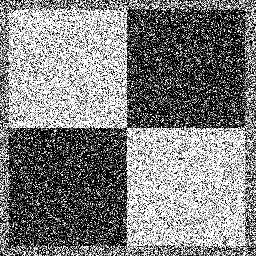
#> input picture ps1_python/input/ps1-input0-noise.png, 256 x 256 px
$ python ps1_3.py
#> lines starting #> are read from the running program, lines starting #| are printed output that depends on the picture; after the words box and inside, x2 and y2 are one past the last pixel; in counts of white or black regions, pixels touching at a corner belong together
### ps1_python/scripts/hough_lines_acc.py
import numpy as np

def hough_lines_acc(edges, theta = (-90, 90), theta_res = 1, rho_res = 1):
    height, width = edges.shape
    thetas = np.deg2rad(np.arange(theta[0], theta[1], theta_res, dtype=np.int16))
    max_rho = np.ceil(np.sqrt(height**2 + width**2))
    rhos = np.arange(-max_rho, max_rho + 1, rho_res)
    H = np.zeros((len(rhos), len(thetas)), dtype=np.uint64)
    y_idxs, x_idxs = np.nonzero(edges)

    for i in range(len(x_idxs)):
        x = x_idxs[i]
        y = y_idxs[i]
        for j in range(len(thetas)):
            rho = int(x * np.cos(thetas[j]) + y * np.sin(thetas[j]) + max_rho)
            H[rho][j] += 1

    return H, rhos, thetas


### ps1_python/scripts/hough_peaks.py
import numpy as np
from cv2 import minMaxLoc

def clip(t):
    return max(int(t), 0)

def hough_peaks(H, npeaks=1, threshold=100, nhood_size=5):
    peaks = np.zeros((npeaks, 2))
    tmp_H = np.copy(H)
    for i in range(npeaks):
        _, max_val, _, max_loc = minMaxLoc(tmp_H)
        if max_val > threshold:
            (x, y) = max_loc
            peaks[i] = (y, x)

            dist = nhood_size // 2
            tmp_H[clip(y - dist) : y + dist + 1, clip(x - dist) : x + dist + 1] = 0
        else:
            peaks = peaks[:i]
            break
    return peaks

__all__ = ['hough_peaks']

### ps1_python/scripts/hough_lines_draw.py
import cv2
import numpy as np

def hough_lines_draw(img, path, peaks, rhos, thetas):
    color_img = cv2.cvtColor(img, cv2.COLOR_GRAY2BGR)
    for peak in peaks:
        rho, theta = rhos[peak[0]], thetas[peak[1]]
        a = np.cos(theta)
        b = np.sin(theta)
        x0 = a * rho
        y0 = b * rho
        x1 = int(x0 + 1000 * (-b))
        y1 = int(y0 + 1000 * (a))
        x2 = int(x0 - 1000 * (-b))
        y2 = int(y0 - 1000 * (a))
        print(x1, y1, x2, y2)
        cv2.line(color_img, (x1, y1), (x2, y2), (0, 0, 255), 2)
    cv2.imwrite(path, color_img)

__all__ = ['hough_lines_draw']

### ps1_python/scripts/ps1_3.py
import cv2
import numpy as np
from hough_lines_acc import *
from hough_peaks import *
from hough_lines_draw import *


def run():
    img = cv2.imread('../input/ps1-input0-noise.png', cv2.IMREAD_GRAYSCALE)
#> img is the input picture: shape (256, 256); min 0, max 255, mean 127.6
    img_smoothed = cv2.GaussianBlur(img, (31, 31), 3)
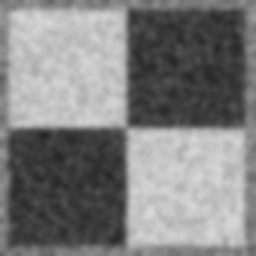
#> img_smoothed: shape (256, 256); min 36, max 219, mean 127.6
    cv2.imwrite('../output/ps1-3-a-1.png', img_smoothed)

    edges_original = cv2.Canny(img, 0, 100)
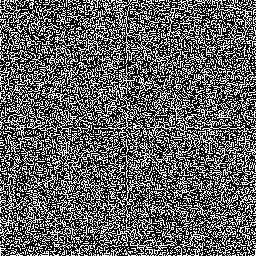
#> edges_original: shape (256, 256); 37.6% white in thin lines or dots
    cv2.imwrite('../output/ps1-3-b-1.png', edges_original)
    edges_smoothed = cv2.Canny(img_smoothed, 0, 80)
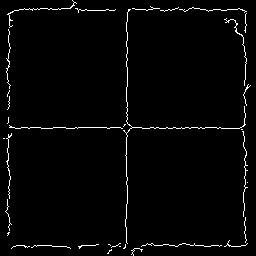
#> edges_smoothed: shape (256, 256); 2.3% white in thin lines or dots
    cv2.imwrite('../output/ps1-3-b-2.png', edges_smoothed)

    #task с - acuumulator array for hough transform
    accumulator, rhos, thetas = hough_lines_acc(edges_smoothed)
#> in hough_lines_acc, `y_idxs, x_idxs = np.nonzero(edges)`: y_idxs = 1491 values from 0 to 255; x_idxs = 1491 values, max 250 at index 524, min 3 at index 916, mean 130.8
#> the loop in hough_lines_acc, `for i in range(len(x_idxs)):` made 1491 passes
#> (x, y) on passes 1 to 3: (72, 0), (73, 1), (74, 2)
#> after the loop in hough_lines_acc, `for i in range(len(x_idxs)):`:
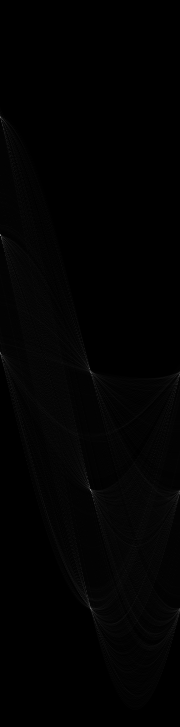
#> H: shape (727, 180) uint64; min 0, max 131, mean 2.1
#> rhos = 727 values from -363 to 363; thetas = 180 values from -1.57 to 1.55
    peaks = np.int16(hough_peaks(accumulator, 10, 85))
#> the loop in hough_peaks, `for i in range(npeaks):` made 6 passes
#> (max_val, x, y) on passes 1 to 5: (131, 0, 235), (123, 90, 489), (98, 0, 117), (97, 90, 608), (94, 0, 353)
#> (max_val, max_loc) on pass 6: (81, (90, 372))
#> after the loop in hough_peaks, `for i in range(npeaks):`:
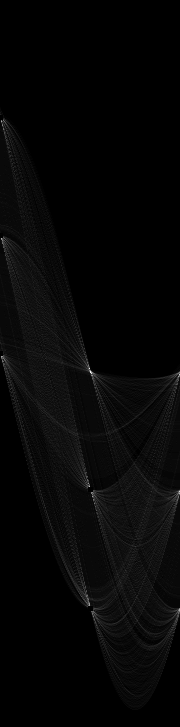
#> tmp_H: shape (727, 180) uint64; 0.07% of pixels changed, all inside (x1, y1, x2, y2) = (0, 115, 93, 611); drawn with min black and max white
#> after the loop in hough_peaks, `for i in range(npeaks):`: peaks = [[235, 0], [489, 90], [117, 0], [608, 90], [353, 0]]
    print(*peaks, sep='\n')
#| [235   0]
#| [489  90]
#| [117   0]
#| [608  90]
#| [353   0]
    H_peaks = cv2.cvtColor(np.uint8(accumulator), cv2.COLOR_GRAY2BGR)
    for peak in peaks:
        cv2.circle(H_peaks, (peak[1], peak[0]), 2, (0, 0, 255))
#> this loop made 5 passes
#> H_peaks: shape (727, 180, 3); mean B, G, R 2, 2, 2.1
    cv2.imwrite('../output/ps1-3-c-1.png', H_peaks)

    #draw lines
    hough_lines_draw(img, '../output/ps1-2-c-2.png', peaks, rhos, thetas)
#> the loop in hough_lines_draw, `for peak in peaks:` made 5 passes
#> (peak, rho, theta, a, b, x0, y0, x1) on passes 1 to 5: ([235, 0], -128, -1.57, -4.37e-08, -1, 5.6e-06, 128, 1000), ([489, 90], 126, 0, 1, 0, 126, 0, 126), ([117, 0], -246, -1.57, -4.37e-08, -1, 1.08e-05, 246, 1000), ([608, 90], 245, 0, 1, 0, 245, 0, 245), ([353, 0], -10, -1.57, -4.37e-08, -1, 4.37e-07, 10, 1000)
#| 1000 127 -999 128
#| 126 1000 126 -1000
#| 1000 245 -999 246
#| 245 1000 245 -1000
#| 1000 9 -999 10
#> after the loop in hough_lines_draw, `for peak in peaks:`:
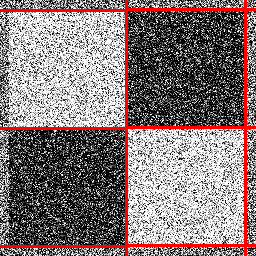
#> color_img: shape (256, 256, 3); 5.78% of pixels changed, all inside (x1, y1, x2, y2) = (0, 0, 256, 256)


if __name__ == '__main__':
    run()

$ run again, with ps1_python/input/ps1-input1.png copied over ps1_python/input/ps1-input0-noise.png
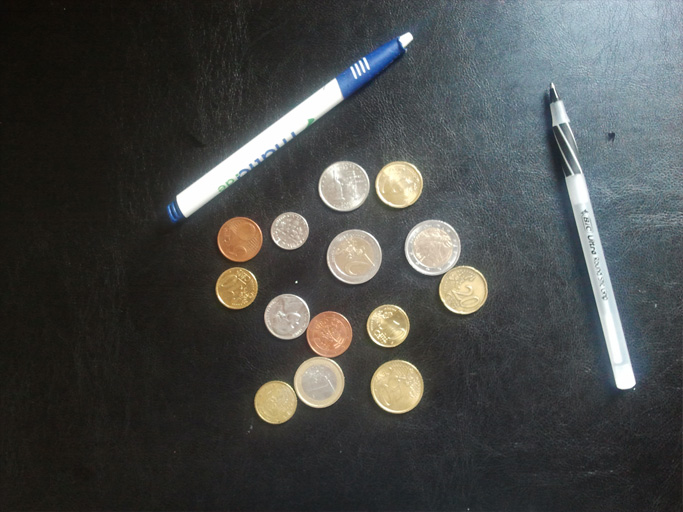
#> input picture ps1_python/input/ps1-input1.png, 683 x 512 px
#> edges_original: shape (512, 683); 17.1% white in thin lines or dots
#> edges_smoothed: shape (512, 683); 1.1% white in thin lines or dots, all inside (x1, y1, x2, y2) = (176, 32, 636, 424)
#> y_idxs = 3747 values from 32 to 423; x_idxs = 3747 values, max 635 at index 3368, min 176 at index 1253, mean 379.6
#> the loop in hough_lines_acc, `for i in range(len(x_idxs)):` made 3747 passes
#> (x, y) on passes 1 to 3: (407, 32), (404, 33), (405, 33)
#> in run, `accumulator, rhos, thetas = hough_lines_acc(edges_smoothed)`: rhos = 1709 values from -854 to 854; thetas = 180 values from -1.57 to 1.55
#> the loop in hough_peaks, `for i in range(npeaks):` made 8 passes
#> (max_val, x, y) on passes 1 to 7: (163, 76, 1358), (144, 143, 1116), (138, 143, 1138), (128, 76, 1378), (119, 144, 1113), (107, 75, 1371), (97, 144, 1135)
#> after the loop in hough_peaks, `for i in range(npeaks):`:
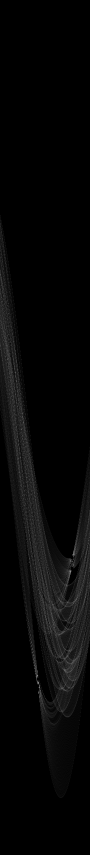
#> tmp_H: shape (1709, 180) uint64 (shown at 1/2 size); min 0, max 80, mean 2.2; drawn with min black and max white
#> after the loop in hough_peaks, `for i in range(npeaks):`: peaks = [[1358, 76], [1116, 143], [1138, 143], [1378, 76], [1113, 144], [1371, 75], [1135, 144]]
#| [1358   76]
#| [1116  143]
#| [1138  143]
#| [1378   76]
#| [1113  144]
#| [1371   75]
#> (further printed lines are left out)
#> the loop in run, `for peak in peaks:` made 7 passes
#> the loop in hough_lines_draw, `for peak in peaks:` made 7 passes
#> (peak, rho, theta, a, b, x0, y0, x1) on passes 1 to 7: ([1358, 76], 504, -0.244, 0.97, -0.242, 489, -121.9, 730), ([1116, 143], 262, 0.925, 0.602, 0.799, 157.7, 209.2, -640), ([1138, 143], 284, 0.925, 0.602, 0.799, 170.9, 226.8, -627), ([1378, 76], 524, -0.244, 0.97, -0.242, 508.4, -126.8, 750), ([1113, 144], 259, 0.942, 0.588, 0.809, 152.2, 209.5, -656), ([1371, 75], 517, -0.262, 0.966, -0.259, 499.4, -133.8, 758), ([1135, 144], 281, 0.942, 0.588, 0.809, 165.2, 227.3, -643)
#> (printed output is left out)
#> after the loop in hough_lines_draw, `for peak in peaks:`:
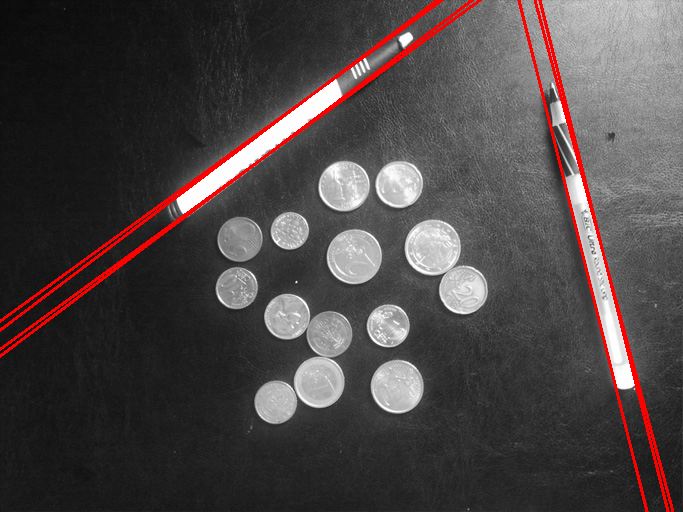
#> color_img: shape (512, 683, 3); mean B, G, R 69.3, 69.3, 76.6
